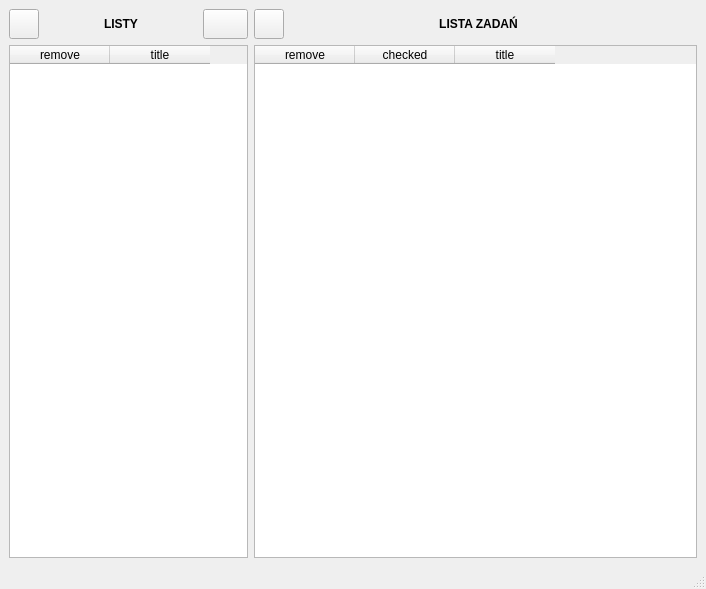
<?xml version="1.0" encoding="UTF-8"?>
<ui version="4.0">
 <class>mainWindow</class>
 <widget class="QMainWindow" name="mainWindow">
  <property name="geometry">
   <rect>
    <x>0</x>
    <y>0</y>
    <width>706</width>
    <height>589</height>
   </rect>
  </property>
  <property name="sizePolicy">
   <sizepolicy hsizetype="MinimumExpanding" vsizetype="MinimumExpanding">
    <horstretch>0</horstretch>
    <verstretch>0</verstretch>
   </sizepolicy>
  </property>
  <property name="windowTitle">
   <string>Terminator</string>
  </property>
  <property name="windowIcon">
   <iconset resource="../../Terminator_client.qrc">
    <normaloff>:/Terminator_client/src/img/logo.ico</normaloff>:/Terminator_client/src/img/logo.ico</iconset>
  </property>
  <widget class="QWidget" name="centralwidget">
   <property name="layoutDirection">
    <enum>Qt::LeftToRight</enum>
   </property>
   <layout class="QGridLayout" name="gridLayout" columnstretch="70,130">
    <item row="0" column="1">
     <layout class="QVBoxLayout" name="verticalLayout_2">
      <item>
       <layout class="QHBoxLayout" name="horizontalLayout_tasks">
        <property name="rightMargin">
         <number>30</number>
        </property>
        <item>
         <widget class="QPushButton" name="pushButton_addTask">
          <property name="minimumSize">
           <size>
            <width>30</width>
            <height>30</height>
           </size>
          </property>
          <property name="maximumSize">
           <size>
            <width>30</width>
            <height>30</height>
           </size>
          </property>
          <property name="text">
           <string/>
          </property>
         </widget>
        </item>
        <item>
         <widget class="QLabel" name="label_task">
          <property name="font">
           <font>
            <bold>true</bold>
           </font>
          </property>
          <property name="text">
           <string>LISTA ZADAŃ</string>
          </property>
          <property name="alignment">
           <set>Qt::AlignCenter</set>
          </property>
          <property name="margin">
           <number>0</number>
          </property>
         </widget>
        </item>
       </layout>
      </item>
      <item>
       <widget class="QTableWidget" name="tableWidget_tasks">
        <column>
         <property name="text">
          <string>remove</string>
         </property>
        </column>
        <column>
         <property name="text">
          <string>checked</string>
         </property>
        </column>
        <column>
         <property name="text">
          <string>title</string>
         </property>
        </column>
       </widget>
      </item>
     </layout>
    </item>
    <item row="0" column="0">
     <layout class="QVBoxLayout" name="verticalLayout">
      <item>
       <layout class="QHBoxLayout" name="horizontalLayout_lists">
        <item>
         <widget class="QPushButton" name="pushButton_addLists">
          <property name="minimumSize">
           <size>
            <width>30</width>
            <height>30</height>
           </size>
          </property>
          <property name="maximumSize">
           <size>
            <width>30</width>
            <height>30</height>
           </size>
          </property>
          <property name="text">
           <string/>
          </property>
         </widget>
        </item>
        <item>
         <widget class="QLabel" name="label_lists">
          <property name="font">
           <font>
            <bold>true</bold>
           </font>
          </property>
          <property name="text">
           <string>LISTY</string>
          </property>
          <property name="alignment">
           <set>Qt::AlignCenter</set>
          </property>
         </widget>
        </item>
        <item>
         <widget class="QPushButton" name="pushButton_sendLists">
          <property name="sizePolicy">
           <sizepolicy hsizetype="Fixed" vsizetype="Fixed">
            <horstretch>0</horstretch>
            <verstretch>0</verstretch>
           </sizepolicy>
          </property>
          <property name="minimumSize">
           <size>
            <width>30</width>
            <height>30</height>
           </size>
          </property>
          <property name="maximumSize">
           <size>
            <width>45</width>
            <height>30</height>
           </size>
          </property>
          <property name="text">
           <string/>
          </property>
         </widget>
        </item>
       </layout>
      </item>
      <item>
       <widget class="QTableWidget" name="tableWidget_lists">
        <column>
         <property name="text">
          <string>remove</string>
         </property>
        </column>
        <column>
         <property name="text">
          <string>title</string>
         </property>
        </column>
       </widget>
      </item>
     </layout>
    </item>
   </layout>
  </widget>
  <widget class="QMenuBar" name="menubar">
   <property name="geometry">
    <rect>
     <x>0</x>
     <y>0</y>
     <width>706</width>
     <height>22</height>
    </rect>
   </property>
  </widget>
  <widget class="QStatusBar" name="statusbar"/>
 </widget>
 <resources>
  <include location="../../Terminator_client.qrc"/>
 </resources>
 <connections/>
</ui>
